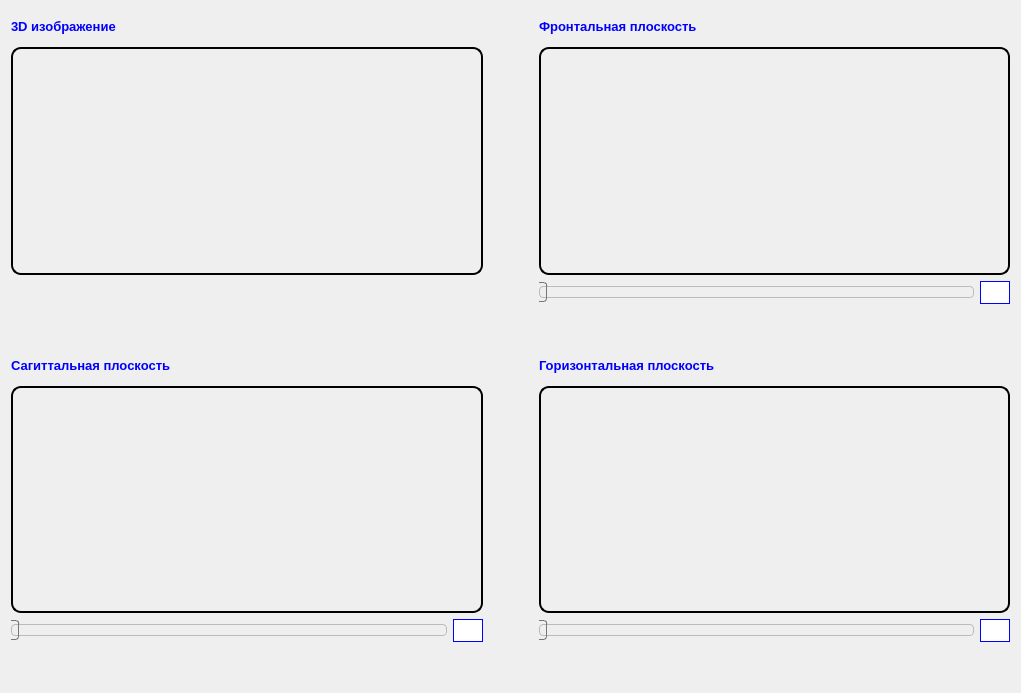
<?xml version="1.0" encoding="UTF-8"?>
<ui version="4.0">
 <class>MainWindow</class>
 <widget class="QMainWindow" name="MainWindow">
  <property name="geometry">
   <rect>
    <x>0</x>
    <y>0</y>
    <width>1021</width>
    <height>693</height>
   </rect>
  </property>
  <property name="sizePolicy">
   <sizepolicy hsizetype="Fixed" vsizetype="Preferred">
    <horstretch>0</horstretch>
    <verstretch>0</verstretch>
   </sizepolicy>
  </property>
  <property name="windowTitle">
   <string>3D визуализация</string>
  </property>
  <widget class="QWidget" name="centralWidget">
   <property name="enabled">
    <bool>true</bool>
   </property>
   <property name="sizePolicy">
    <sizepolicy hsizetype="Expanding" vsizetype="Expanding">
     <horstretch>0</horstretch>
     <verstretch>0</verstretch>
    </sizepolicy>
   </property>
   <property name="maximumSize">
    <size>
     <width>16777215</width>
     <height>16777215</height>
    </size>
   </property>
   <property name="styleSheet">
    <string notr="true"/>
   </property>
   <layout class="QGridLayout" name="gridLayout">
    <property name="sizeConstraint">
     <enum>QLayout::SetNoConstraint</enum>
    </property>
    <item row="4" column="2">
     <widget class="QLabel" name="labelAxial">
      <property name="font">
       <font>
        <pointsize>10</pointsize>
        <weight>75</weight>
        <bold>true</bold>
       </font>
      </property>
      <property name="styleSheet">
       <string notr="true">color: blue;</string>
      </property>
      <property name="text">
       <string>Горизонтальная плоскость</string>
      </property>
     </widget>
    </item>
    <item row="1" column="2">
     <widget class="QWidget" name="widgetCoronal" native="true">
      <property name="styleSheet">
       <string notr="true">border: 2px solid black;
border-radius: 10px;</string>
      </property>
     </widget>
    </item>
    <item row="5" column="0">
     <widget class="QWidget" name="widgetSagittal" native="true">
      <property name="styleSheet">
       <string notr="true">border: 2px solid black;
border-radius: 10px;</string>
      </property>
     </widget>
    </item>
    <item row="1" column="0">
     <widget class="QWidget" name="widget3D" native="true">
      <property name="styleSheet">
       <string notr="true">border: 2px solid black;
border-radius: 10px;</string>
      </property>
     </widget>
    </item>
    <item row="0" column="0">
     <widget class="QLabel" name="label3D">
      <property name="maximumSize">
       <size>
        <width>16777215</width>
        <height>30</height>
       </size>
      </property>
      <property name="font">
       <font>
        <pointsize>10</pointsize>
        <weight>75</weight>
        <bold>true</bold>
        <underline>false</underline>
        <strikeout>false</strikeout>
        <kerning>true</kerning>
       </font>
      </property>
      <property name="styleSheet">
       <string notr="true">color: blue;</string>
      </property>
      <property name="text">
       <string>3D изображение</string>
      </property>
     </widget>
    </item>
    <item row="5" column="2">
     <widget class="QWidget" name="widgetAxial" native="true">
      <property name="styleSheet">
       <string notr="true">border: 2px solid black;
border-radius: 10px;</string>
      </property>
     </widget>
    </item>
    <item row="6" column="2">
     <layout class="QHBoxLayout" name="horizontalLayoutAxial">
      <item>
       <widget class="QSlider" name="horizontalSliderAxial">
        <property name="sizePolicy">
         <sizepolicy hsizetype="Expanding" vsizetype="Preferred">
          <horstretch>0</horstretch>
          <verstretch>0</verstretch>
         </sizepolicy>
        </property>
        <property name="styleSheet">
         <string notr="true">QSlider::groove:horizontal {
border: 1px solid #bbb;
background: qlineargradient(x1: 0, y1: 0.2, x2: 1, y2: 1,
    stop: 0 #bbf, stop: 1 #55f);
height: 10px;
border-radius: 4px;
}

QSlider::handle:horizontal {
background: qlineargradient(x1:0, y1:0, x2:1, y2:1,
    stop:0 #eee, stop:1 #ccc);
border: 1px solid #777;
width: 10px;
margin: -5px;
border-radius: 3px;
}

QSlider::handle:horizontal:hover {
background: qlineargradient(x1:0, y1:0, x2:1, y2:1,
    stop:0 #fff, stop:1 #ddd);
border: 1px solid #444;
border-radius: 3px;
}

</string>
        </property>
        <property name="orientation">
         <enum>Qt::Horizontal</enum>
        </property>
       </widget>
      </item>
      <item>
       <widget class="QLineEdit" name="lineEditAxial">
        <property name="maximumSize">
         <size>
          <width>30</width>
          <height>16777215</height>
         </size>
        </property>
        <property name="font">
         <font>
          <pointsize>12</pointsize>
          <weight>75</weight>
          <bold>true</bold>
         </font>
        </property>
        <property name="styleSheet">
         <string notr="true">border: 1px solid blue;
background: qlineargradient(x1: 0, y1: 0, x2: 0, y2: 1,
                                stop: 0 #FAFBFE, stop: 1 #DCDEF1);</string>
        </property>
       </widget>
      </item>
     </layout>
    </item>
    <item row="2" column="2">
     <layout class="QHBoxLayout" name="horizontalLayoutCoronal">
      <property name="sizeConstraint">
       <enum>QLayout::SetDefaultConstraint</enum>
      </property>
      <item>
       <widget class="QSlider" name="horizontalSliderCoronal">
        <property name="enabled">
         <bool>true</bool>
        </property>
        <property name="sizePolicy">
         <sizepolicy hsizetype="MinimumExpanding" vsizetype="Preferred">
          <horstretch>0</horstretch>
          <verstretch>0</verstretch>
         </sizepolicy>
        </property>
        <property name="styleSheet">
         <string notr="true">QSlider::groove:horizontal {
border: 1px solid #bbb;
background: qlineargradient(x1: 0, y1: 0.2, x2: 1, y2: 1,
    stop: 0 #bbf, stop: 1 #55f);
height: 10px;
border-radius: 4px;
}

QSlider::handle:horizontal {
background: qlineargradient(x1:0, y1:0, x2:1, y2:1,
    stop:0 #eee, stop:1 #ccc);
border: 1px solid #777;
width: 10px;
margin: -5px;
border-radius: 3px;
}

QSlider::handle:horizontal:hover {
background: qlineargradient(x1:0, y1:0, x2:1, y2:1,
    stop:0 #fff, stop:1 #ddd);
border: 1px solid #444;
border-radius: 3px;
}

</string>
        </property>
        <property name="orientation">
         <enum>Qt::Horizontal</enum>
        </property>
        <property name="tickPosition">
         <enum>QSlider::NoTicks</enum>
        </property>
       </widget>
      </item>
      <item alignment="Qt::AlignRight">
       <widget class="QLineEdit" name="lineEditCoronal">
        <property name="sizePolicy">
         <sizepolicy hsizetype="Fixed" vsizetype="Fixed">
          <horstretch>0</horstretch>
          <verstretch>0</verstretch>
         </sizepolicy>
        </property>
        <property name="maximumSize">
         <size>
          <width>30</width>
          <height>16777215</height>
         </size>
        </property>
        <property name="font">
         <font>
          <pointsize>12</pointsize>
          <weight>75</weight>
          <bold>true</bold>
         </font>
        </property>
        <property name="styleSheet">
         <string notr="true">border: 1px solid blue;
background: qlineargradient(x1: 0, y1: 0, x2: 0, y2: 1,
                                stop: 0 #FAFBFE, stop: 1 #DCDEF1);</string>
        </property>
       </widget>
      </item>
     </layout>
    </item>
    <item row="0" column="2">
     <widget class="QLabel" name="labelCoronal">
      <property name="maximumSize">
       <size>
        <width>16777215</width>
        <height>30</height>
       </size>
      </property>
      <property name="font">
       <font>
        <pointsize>10</pointsize>
        <weight>75</weight>
        <bold>true</bold>
       </font>
      </property>
      <property name="styleSheet">
       <string notr="true">color: blue;</string>
      </property>
      <property name="text">
       <string>Фронтальная плоскость</string>
      </property>
     </widget>
    </item>
    <item row="2" column="0">
     <spacer name="horizontalSpacer3D">
      <property name="orientation">
       <enum>Qt::Horizontal</enum>
      </property>
      <property name="sizeHint" stdset="0">
       <size>
        <width>40</width>
        <height>20</height>
       </size>
      </property>
     </spacer>
    </item>
    <item row="7" column="0">
     <spacer name="verticalSpacerSagittal">
      <property name="orientation">
       <enum>Qt::Vertical</enum>
      </property>
      <property name="sizeType">
       <enum>QSizePolicy::Minimum</enum>
      </property>
      <property name="sizeHint" stdset="0">
       <size>
        <width>20</width>
        <height>40</height>
       </size>
      </property>
     </spacer>
    </item>
    <item row="6" column="1">
     <spacer name="horizontalSpacerSadittalAxial">
      <property name="orientation">
       <enum>Qt::Horizontal</enum>
      </property>
      <property name="sizeType">
       <enum>QSizePolicy::Minimum</enum>
      </property>
      <property name="sizeHint" stdset="0">
       <size>
        <width>50</width>
        <height>20</height>
       </size>
      </property>
     </spacer>
    </item>
    <item row="3" column="2">
     <spacer name="verticalSpacerCoronalAxial">
      <property name="orientation">
       <enum>Qt::Vertical</enum>
      </property>
      <property name="sizeType">
       <enum>QSizePolicy::Minimum</enum>
      </property>
      <property name="sizeHint" stdset="0">
       <size>
        <width>20</width>
        <height>40</height>
       </size>
      </property>
     </spacer>
    </item>
    <item row="4" column="0">
     <widget class="QLabel" name="labelSagittal">
      <property name="maximumSize">
       <size>
        <width>16777215</width>
        <height>30</height>
       </size>
      </property>
      <property name="font">
       <font>
        <pointsize>10</pointsize>
        <weight>75</weight>
        <italic>false</italic>
        <bold>true</bold>
       </font>
      </property>
      <property name="styleSheet">
       <string notr="true">color: blue;</string>
      </property>
      <property name="text">
       <string>Сагиттальная плоскость</string>
      </property>
     </widget>
    </item>
    <item row="6" column="0">
     <layout class="QHBoxLayout" name="horizontalLayoutSagittal">
      <item>
       <widget class="QSlider" name="horizontalSliderSagittal">
        <property name="sizePolicy">
         <sizepolicy hsizetype="Expanding" vsizetype="Preferred">
          <horstretch>0</horstretch>
          <verstretch>0</verstretch>
         </sizepolicy>
        </property>
        <property name="styleSheet">
         <string notr="true">QSlider::groove:horizontal {
border: 1px solid #bbb;
background: qlineargradient(x1: 0, y1: 0.2, x2: 1, y2: 1,
    stop: 0 #bbf, stop: 1 #55f);
height: 10px;
border-radius: 4px;
}

QSlider::handle:horizontal {
background: qlineargradient(x1:0, y1:0, x2:1, y2:1,
    stop:0 #eee, stop:1 #ccc);
border: 1px solid #777;
width: 10px;
margin: -5px;
border-radius: 3px;
}

QSlider::handle:horizontal:hover {
background: qlineargradient(x1:0, y1:0, x2:1, y2:1,
    stop:0 #fff, stop:1 #ddd);
border: 1px solid #444;
border-radius: 3px;
}

</string>
        </property>
        <property name="orientation">
         <enum>Qt::Horizontal</enum>
        </property>
       </widget>
      </item>
      <item>
       <widget class="QLineEdit" name="lineEditSagittal">
        <property name="maximumSize">
         <size>
          <width>30</width>
          <height>16777215</height>
         </size>
        </property>
        <property name="font">
         <font>
          <pointsize>12</pointsize>
          <weight>75</weight>
          <bold>true</bold>
         </font>
        </property>
        <property name="styleSheet">
         <string notr="true">border: 1px solid blue;
background: qlineargradient(x1: 0, y1: 0, x2: 0, y2: 1,
                                stop: 0 #FAFBFE, stop: 1 #DCDEF1);</string>
        </property>
       </widget>
      </item>
     </layout>
    </item>
   </layout>
  </widget>
  <widget class="QMenuBar" name="menuBar">
   <property name="geometry">
    <rect>
     <x>0</x>
     <y>0</y>
     <width>1021</width>
     <height>21</height>
    </rect>
   </property>
  </widget>
 </widget>
 <layoutdefault spacing="6" margin="11"/>
 <resources/>
 <connections/>
</ui>
